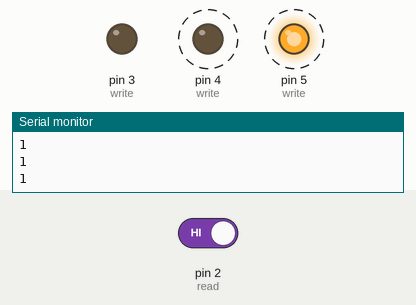
Bench run of a sketch on a simulated Arduino Uno, built with avr-gcc and run on an emulated ATmega328P. Parts: output pins drawn as LEDs (lit = HIGH), the last lines printed to the serial monitor. Dashed ring = blinking. Inputs (shaded band) come from the test bench; at power-on: pin 2 (read) HIGH.

Above: at 1.25 s.
1.3 s: pin 2 (read) driven LOW
At 2.3 s:
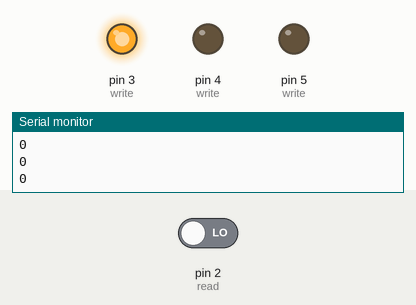
2.9 s: pin 2 (read) driven HIGH
At 3.05 s:
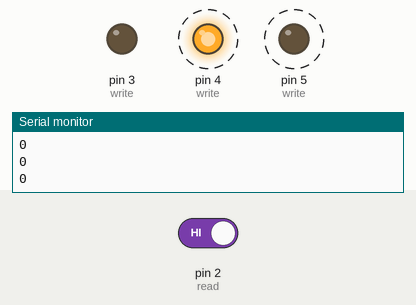
Timing chart, 0 to 11.9 s (numbered marks = the images above; inputs shaded):
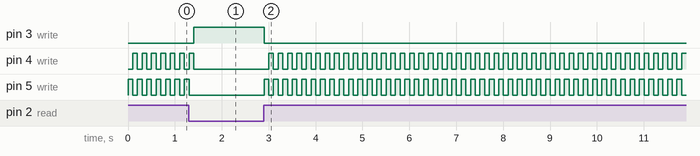

The sketch:

Arduino_Basic_IO.ino
```cpp
int switchState = 0; 		        //Initialize switchState Integer/Boolean to False (0) (True = 1)

void setup() {
                                // set pin modes w/ parameters --> pinMode(pin number on motherboard, IO state)
  pinMode(3, OUTPUT);           // write
  pinMode(4, OUTPUT);           // write
  pinMode(5, OUTPUT);           // write
  pinMode(2, INPUT);            // read
  Serial.begin(9600);           // Begin/Initialize serial port monitor @ 9600 baud rate
}

void loop() {
  switchState = digitalRead(2); // Assign switchState during loop to INPUT (pin 2 / read) value

  if (switchState == LOW)       // Button NOT pressed (0)
  {
    digitalWrite(3, HIGH);      // green LED on, params --> digitalWrite(pin number on motherboard, IO state)
    digitalWrite(4, LOW);       // red LED off
    digitalWrite(5, LOW);       // red LED off
  }
  else                          // Button IS pressed (1)
  {
    digitalWrite(3, LOW);       // green LED off

                                // begin alternation

    digitalWrite(4, LOW);       // red LED off
    digitalWrite(5, HIGH);      // red LED on

    delay(100);                 // 100 ms to alternate

    digitalWrite(4, HIGH);      // red LED on
    digitalWrite(5, LOW);       // red LED off

    delay(100);                 // 100 ms to return
  }

  Serial.println(switchState);  // Serial port monitor print value of swtichState INPUT (pin 2 / read) after loop end
}                               // Loop return
```

Measured:
- after the input at 1.3 s, pin 3 (write): LOW → HIGH after 0.10 s; pin 4 (write): goes on until 1.4 s, then stays LOW; pin 5 (write): goes on until 1.3 s, then stays LOW
- after the input at 2.9 s, pin 3 (write): HIGH → LOW at once; pin 4 (write): alternates HIGH for 0.10 s and LOW for 0.10 s, starting after 0.10 s; pin 5 (write): alternates HIGH for 0.10 s and LOW for 0.10 s, starting at once
- by itself, pin 4 (write), pin 5 (write): alternates HIGH for 0.10 s and LOW for 0.10 s
